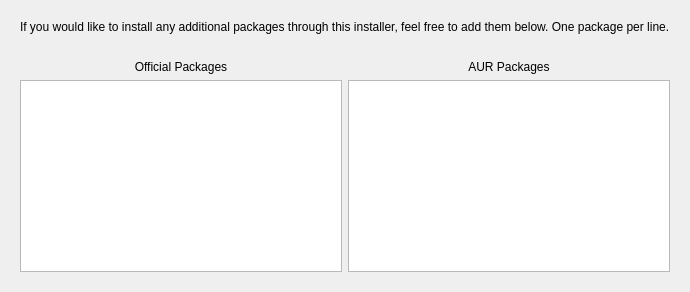
      <widget class="QWidget" name="page_4">
       <layout class="QGridLayout" name="gridLayout_17">
        <item row="0" column="0">
         <widget class="QFrame" name="frame_10">
          <layout class="QGridLayout" name="gridLayout_18">
           <item row="0" column="0" colspan="2">
            <widget class="QLabel" name="label_8">
             <property name="text">
              <string>If you would like to install any additional packages through this installer, feel free to add them below. One package per line.</string>
             </property>
            </widget>
           </item>
           <item row="2" column="0">
            <layout class="QVBoxLayout" name="verticalLayout_4">
             <item>
              <widget class="QLabel" name="label_5">
               <property name="text">
                <string>Official Packages</string>
               </property>
               <property name="alignment">
                <set>Qt::AlignCenter</set>
               </property>
              </widget>
             </item>
             <item>
              <widget class="QPlainTextEdit" name="plainTextEdit">
               <property name="font">
                <font>
                 <family>Inconsolata</family>
                 <pointsize>11</pointsize>
                </font>
               </property>
              </widget>
             </item>
            </layout>
           </item>
           <item row="2" column="1">
            <layout class="QVBoxLayout" name="verticalLayout_3">
             <item>
              <widget class="QLabel" name="label_7">
               <property name="text">
                <string>AUR Packages</string>
               </property>
               <property name="alignment">
                <set>Qt::AlignCenter</set>
               </property>
              </widget>
             </item>
             <item>
              <widget class="QPlainTextEdit" name="plainTextEdit_2">
               <property name="font">
                <font>
                 <family>Inconsolata</family>
                 <pointsize>11</pointsize>
                </font>
               </property>
              </widget>
             </item>
            </layout>
           </item>
           <item row="1" column="0" colspan="2">
            <spacer name="verticalSpacer">
             <property name="orientation">
              <enum>Qt::Vertical</enum>
             </property>
             <property name="sizeType">
              <enum>QSizePolicy::Fixed</enum>
             </property>
             <property name="sizeHint" stdset="0">
              <size>
               <width>0</width>
               <height>20</height>
              </size>
             </property>
            </spacer>
           </item>
          </layout>
         </widget>
        </item>
       </layout>
      </widget>
